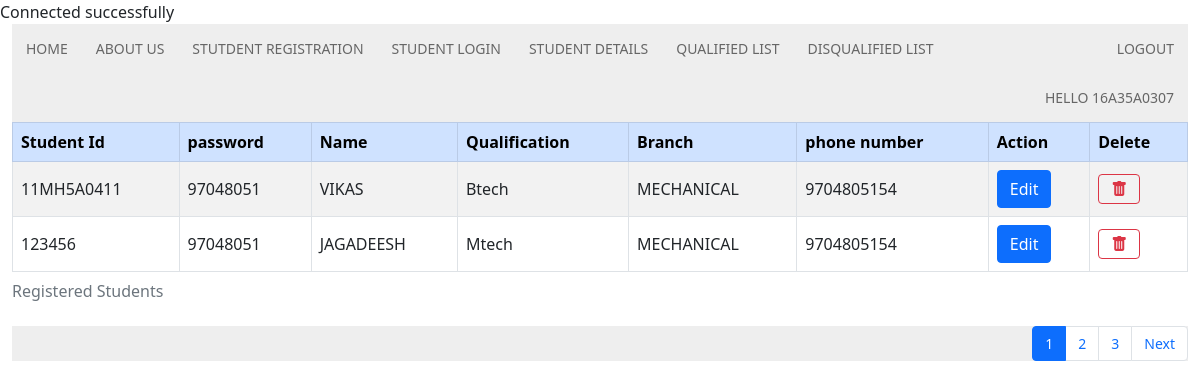
Screenshot of /Studentdetails.php (signed in) with the database file from the repository.
### tables this page shows
CREATE TABLE `student_registration` (
  `sid` varchar(20) NOT NULL,
  `pwd` varchar(20) NOT NULL,
  `sname` varchar(20) NOT NULL,
  `qualification` varchar(10) NOT NULL,
  `branch` varchar(20) NOT NULL,
  `phno` varchar(10) NOT NULL,
  `marks` int(3) DEFAULT NULL,
  `Role` int(1) NOT NULL
);

### Studentdetails.php (the view, shortened to what this page needs)
<!doctype html>
<html lang="en">
  <head>
<link href="https://cdn.jsdelivr.net/npm/bootstrap@5.1.0/dist/css/bootstrap.min.css" rel="stylesheet">
<link rel="stylesheet" href="https://cdn.jsdelivr.net/npm/bootstrap-icons@1.5.0/font/bootstrap-icons.css">
<title>Student Details</title></head>
<body>
    <div class="container-fluid">
   <table border=1 cellspacing="0" cellpadding="5px" class="table table-striped table-bordered align-middle">
    <caption>Registered Students</caption>
   	<thead class="table-primary">
   		<tr>
   			<th>Student Id</th>
        <th>password</th>
   			<th>Name</th>
   			<th class=>Qualification</th>
   			<th>Branch</th>
   			<th>phone number</th>
   			<th>Action</th>
   			<th>Delete</th>
   		</tr>
   </thead>
 <?php
 $per_page=2;
 if(isset($_GET['page']))
 {
 $pageno=$_GET['page'];
 $start=($pageno-1)*2;
}
else
{
	$pageno=1;
	$start=0;
}
$result = mysqli_query($connection , "SELECT * FROM student_registration LIMIT $start, $per_page");
 while($row = mysqli_fetch_array($result, MYSQLI_NUM))
 {
echo "<tr><td>" . $row[0] . "</td><td>"
. $row[1] . "</td><td>".$row[2]."</td><td>"
.$row[3]."</td><td>".$row[4]."</td><td>"
.$row[5]."</td>
<td><a href=edit.php?id=".$row[0]." class= 'btn btn-primary'>Edit</a></td><td><a class='btn btn-outline-danger' href=delete.php?id=".$row[0]."><i class='bi bi-trash-fill'></i></a></td></tr>";
}
echo "</table>";
?>
<nav aria-label="Page navigation example">
  <ul class="pagination justify-content-end">
    <?php
    for($i=1;$i<4;$i++)
    {
    	if ($i==$pageno)
    	$active="active";
      else
      	$active="";
    	echo "<li class='page-item $active'><a class='page-link' href='studentdetails.php?page=$i'>$i</a></li>";
    }
    if($pageno<3)
    {
    $pagen=$pageno+1;
    echo("<li class=page-item>
      <a class='page-link' href='studentdetails.php?page=$pagen'>Next</a>
    </li>");
    }
    ?>
  </ul>
</nav>
</body>
</html>

### style.css (style rules this page uses)
nav { width:100%; margin:0; font-size: 14px; }
nav ul { background-color:#eee; overflow:hidden; margin:0; padding:0; }
ul.topnav li { list-style:none; float:left; }
ul.topnav li.topnav-right { float:right; }
ul.topnav li a, ul.topnav li span { display: block; text-decoration:none; min-height: 16px; padding:14px; text-transform: uppercase; color:#666; }
.content { background-color: rgba(255, 255, 255, 0.9); font-size: 20px ; min-height:100%; min-width:100%; }

### rows the page displays
student_registration: sid "11MH5A0411", pwd "97048051", sname "VIKAS", qualification "Btech", branch "MECHANICAL", phno "9704805154"
student_registration: sid "123456", pwd "97048051", sname "JAGADEESH", qualification "Mtech", branch "MECHANICAL", phno "9704805154"
